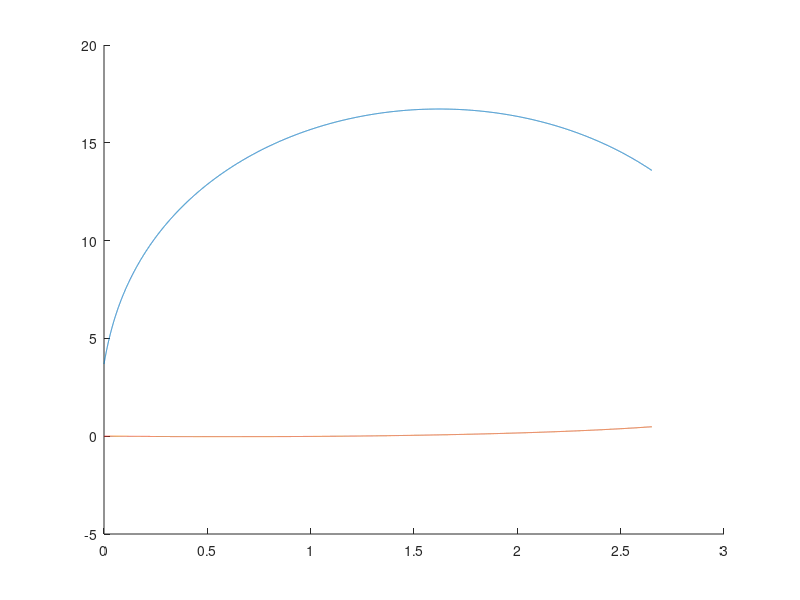

This chart was generated by the following MATLAB code: (Note: this script raises an error after producing the figure.)
hold on
AA=load('bubble1.dat');
plot(AA(:,1)*1e3+0,AA(:,2)*1e3)
hold on
plot(AA(:,1)*1e3,AA(:,3)*1e3)

hold on
AA=load('bubble2.dat');
plot(AA(:,1)*1e0+0,AA(:,2)*1e0)
hold on
plot(AA(:,1),AA(:,3))

AA=load('pressure.dat');
plot(AA(:,1),AA(:,2))

hold on
AA=load('SDS1204X_HD_Binary_C1_6_Analog_Trace.csv');
plot(AA(:,1),AA(:,2))

AA=importdata('RU.txt');
plot(AA.data(:,1),AA.data(:,2))